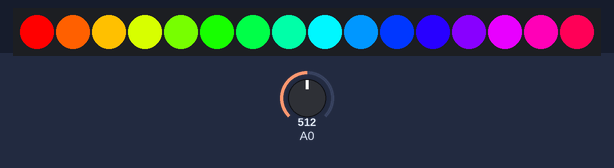
Bench run of a sketch on a simulated Arduino Uno, built with avr-gcc and run on an emulated ATmega328P. Parts: 16 RGB LEDs in strip order, left to right. The inputs (shaded band) are chosen by the test bench; at power-on: A0 = 512.

Above: at 1.2 s.
1.3 s: A0 set to 499
3.2 s: A0 set to 471
At 3.9 s:
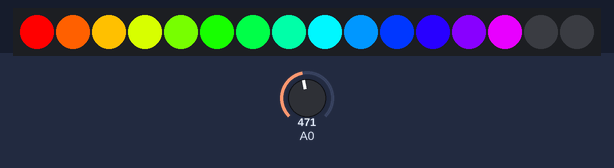
5.1 s: A0 set to 435
7.0 s: A0 set to 306
At 8.4 s:
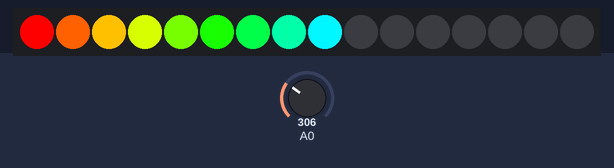
8.9 s: A0 set to 122
At 10.2 s:
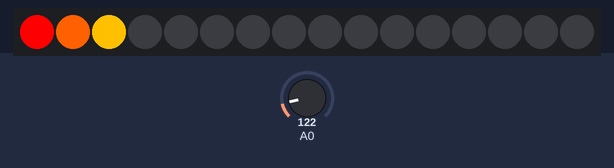
10.8 s: A0 set to 90
At 20.0 s:
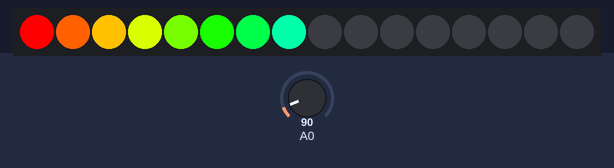
Timing chart, 0 to 20.8 s (numbered marks = the images above; inputs shaded):
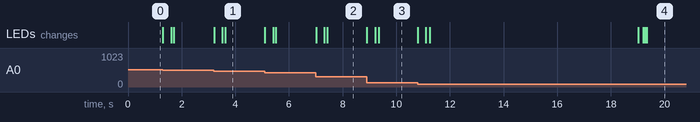

The sketch:

burning_stark.ino
```cpp
#include <Adafruit_NeoPixel.h>
#include "WS2812_Definitions.h"

#define LED_PIN 4
#define LED_COUNT 16
#define MAX_VOLUME_BASELINE 100
#define SELF_HEALING_THRESHOLD 1000 * 10
#define SELF_HEALING_STEP 50

Adafruit_NeoPixel leds = Adafruit_NeoPixel(LED_COUNT, LED_PIN, NEO_GRB + NEO_KHZ800);
int maxVolume = MAX_VOLUME_BASELINE;
unsigned long lastTimeWeHitMid = 0;

void setup() {
  Serial.begin(9600);
  leds.begin();
  clearLEDs();
  leds.show();
}

void loop() {
  int volumeValue = analogRead(0);   //connect mic sensor to Analog 0
  if(volumeValue > maxVolume) {
    maxVolume = volumeValue;
  }

  int numLEDsToLight = map(volumeValue, 0, maxVolume, 0, LED_COUNT);
  // Self healing code
  if(numLEDsToLight >= LED_COUNT/2) {
    lastTimeWeHitMid = millis();
  }

  // If we haven't hit the middle of the LED in a while, decrease max value
  if(lastTimeWeHitMid > 0 && (millis() - lastTimeWeHitMid > SELF_HEALING_THRESHOLD)) {
    if (maxVolume > MAX_VOLUME_BASELINE + SELF_HEALING_STEP) {
      maxVolume = maxVolume - SELF_HEALING_STEP;
      delay(50);
    }
  }


  // Call the light up function
  visualizeSound(numLEDsToLight);

  delay(10); // Small delay for visual smoothness

}

void visualizeSound(int ledsToLight) {
  int rainbowScale = 192 / LED_COUNT;
  for(int i=0; i< LED_COUNT; i++) {
    if(i < ledsToLight) {
      leds.setPixelColor(i, rainbowOrder((rainbowScale * (i)) % 192));  // You can set any color here
    } else {
      // Apply a fade effect to the LEDs. This will dim them instead of turning them off instantly.
      uint32_t currentColor = leds.getPixelColor(i);
      int currentRed = (currentColor >> 16) & 0xFF;
      int currentGreen = (currentColor >> 8) & 0xFF;
      int currentBlue = currentColor & 0xFF;

      leds.setPixelColor(i, leds.Color(currentRed * 0.9, currentGreen * 0.9, currentBlue * 0.9));
    }
  }

  leds.show();
}

// Sets all LEDs to off, but DOES NOT update the display;
// call leds.show() to actually turn them off after this.
void clearLEDs()
{
  for (int i=0; i<LED_COUNT; i++)
  {
    leds.setPixelColor(i, 0);
  }
}

// Prints a rainbow on the ENTIRE LED strip.
//  The rainbow begins at a specified position.
// ROY G BIV!
void rainbow(byte startPosition)
{
  // Need to scale our rainbow. We want a variety of colors, even if there
  // are just 10 or so pixels.
  int rainbowScale = 192 / LED_COUNT;

  // Next we setup each pixel with the right color
  for (int i=0; i<LED_COUNT; i++)
  {
    // There are 192 total colors we can get out of the rainbowOrder function.
    // It'll return a color between red->orange->green->...->violet for 0-191.
    leds.setPixelColor(i, rainbowOrder((rainbowScale * (i + startPosition)) % 192));
  }
  // Finally, actually turn the LEDs on:
  leds.show();
}

// Input a value 0 to 191 to get a color value.
// The colors are a transition red->yellow->green->aqua->blue->fuchsia->red...
//  Adapted from Wheel function in the Adafruit_NeoPixel library example sketch
uint32_t rainbowOrder(byte position)
{
  // 6 total zones of color change:
  if (position < 31)  // Red -> Yellow (Red = FF, blue = 0, green goes 00-FF)
  {
    return leds.Color(0xFF, position * 8, 0);
  }
  else if (position < 63)  // Yellow -> Green (Green = FF, blue = 0, red goes FF->00)
  {
    position -= 31;
    return leds.Color(0xFF - position * 8, 0xFF, 0);
  }
  else if (position < 95)  // Green->Aqua (Green = FF, red = 0, blue goes 00->FF)
  {
    position -= 63;
    return leds.Color(0, 0xFF, position * 8);
  }
  else if (position < 127)  // Aqua->Blue (Blue = FF, red = 0, green goes FF->00)
  {
    position -= 95;
    return leds.Color(0, 0xFF - position * 8, 0xFF);
  }
  else if (position < 159)  // Blue->Fuchsia (Blue = FF, green = 0, red goes 00->FF)
  {
    position -= 127;
    return leds.Color(position * 8, 0, 0xFF);
  }
  else  //160 <position< 191   Fuchsia->Red (Red = FF, green = 0, blue goes FF->00)
  {
    position -= 159;
    return leds.Color(0xFF, 0x00, 0xFF - position * 8);
  }
}
```

WS2812_Definitions.h
```cpp
/*
  Bunches of definitions for the WS2812 Breakout Board example code

*/

// These are for the cascade function
#define TOP_DOWN 0
#define DOWN_TOP 1

/* A world of colors to set your LED to
  Standard HTML Color Codes sorted by Hex Value
    to see the colors in action, check out:
   http://www.w3schools.com/html/html_colorvalues.asp */

#define BLACK			0x000000
#define NAVY			0x000080
#define DARKBLUE		0x00008B
#define MEDIUMBLUE		0x0000CD
#define BLUE			0x0000FF
#define DARKGREEN		0x006400
#define GREEN			0x008000
#define TEAL			0x008080
#define DARKCYAN		0x008B8B
#define DEEPSKYBLUE		0x00BFFF
#define DARKTURQUOISE		0x00CED1
#define MEDIUMSPRINGGREEN	0x00FA9A
#define LIME			0x00FF00
#define SPRINGGREEN		0x00FF7F
#define AQUA			0x00FFFF
#define CYAN			0x00FFFF
#define MIDNIGHTBLUE		0x191970
#define DODGERBLUE		0x1E90FF
#define LIGHTSEAGREEN		0x20B2AA
#define FORESTGREEN		0x228B22
#define SEAGREEN		0x2E8B57
#define DARKSLATEGRAY		0x2F4F4F
#define LIMEGREEN		0x32CD32
#define MEDIUMSEAGREEN		0x3CB371
#define TURQUOISE		0x40E0D0
#define ROYALBLUE		0x4169E1
#define STEELBLUE		0x4682B4
#define DARKSLATEBLUE		0x483D8B
#define MEDIUMTURQUOISE		0x48D1CC
#define INDIGO 			0x4B0082
#define DARKOLIVEGREEN		0x556B2F
#define CADETBLUE		0x5F9EA0
#define CORNFLOWERBLUE		0x6495ED
#define MEDIUMAQUAMARINE	0x66CDAA
#define DIMGRAY			0x696969
#define SLATEBLUE		0x6A5ACD
#define OLIVEDRAB		0x6B8E23
#define SLATEGRAY		0x708090
#define LIGHTSLATEGRAY		0x778899
#define MEDIUMSLATEBLUE		0x7B68EE
#define LAWNGREEN		0x7CFC00
#define CHARTREUSE		0x7FFF00
#define AQUAMARINE		0x7FFFD4
#define MAROON			0x800000
#define PURPLE			0x800080
#define OLIVE			0x808000
#define GRAY			0x808080
#define SKYBLUE			0x87CEEB
#define LIGHTSKYBLUE		0x87CEFA
#define BLUEVIOLET		0x8A2BE2
#define DARKRED			0x8B0000
#define DARKMAGENTA		0x8B008B
#define SADDLEBROWN		0x8B4513
#define DARKSEAGREEN		0x8FBC8F
#define LIGHTGREEN		0x90EE90
#define MEDIUMPURPLE		0x9370DB
#define DARKVIOLET		0x9400D3
#define PALEGREEN		0x98FB98
#define DARKORCHID		0x9932CC
#define YELLOWGREEN		0x9ACD32
#define SIENNA			0xA0522D
#define BROWN			0xA52A2A
#define DARKGRAY		0xA9A9A9
#define LIGHTBLUE		0xADD8E6
#define GREENYELLOW		0xADFF2F
#define PALETURQUOISE	        0xAFEEEE
#define LIGHTSTEELBLUE		0xB0C4DE
#define POWDERBLUE		0xB0E0E6
#define FIREBRICK		0xB22222
#define DARKGOLDENROD		0xB8860B
#define MEDIUMORCHID		0xBA55D3
#define ROSYBROWN		0xBC8F8F
#define DARKKHAKI		0xBDB76B
#define SILVER			0xC0C0C0
#define MEDIUMVIOLETRED	        0xC71585
#define INDIANRED 		0xCD5C5C
#define PERU			0xCD853F
#define CHOCOLATE		0xD2691E
#define TAN			0xD2B48C
#define LIGHTGRAY		0xD3D3D3
#define THISTLE			0xD8BFD8
#define ORCHID			0xDA70D6
#define GOLDENROD		0xDAA520
#define PALEVIOLETRED		0xDB7093
#define CRIMSON			0xDC143C
#define GAINSBORO		0xDCDCDC
#define PLUM			0xDDA0DD
#define BURLYWOOD		0xDEB887
#define LIGHTCYAN		0xE0FFFF
#define LAVENDER		0xE6E6FA
#define DARKSALMON		0xE9967A
#define VIOLET			0xEE82EE
#define PALEGOLDENROD		0xEEE8AA
#define LIGHTCORAL		0xF08080
#define KHAKI			0xF0E68C
#define ALICEBLUE		0xF0F8FF
#define HONEYDEW		0xF0FFF0
#define AZURE			0xF0FFFF
#define SANDYBROWN		0xF4A460
#define WHEAT			0xF5DEB3
#define BEIGE			0xF5F5DC
#define WHITESMOKE		0xF5F5F5
#define MINTCREAM		0xF5FFFA
#define GHOSTWHITE		0xF8F8FF
#define SALMON			0xFA8072
#define ANTIQUEWHITE		0xFAEBD7
#define LINEN			0xFAF0E6
#define LIGHTGOLDENRODYELLOW	0xFAFAD2
#define OLDLACE			0xFDF5E6
#define RED			0xFF0000
#define FUCHSIA			0xFF00FF
#define MAGENTA			0xFF00FF
#define DEEPPINK		0xFF1493
#define ORANGERED		0xFF4500
#define TOMATO			0xFF6347
#define HOTPINK			0xFF69B4
#define CORAL			0xFF7F50
#define DARKORANGE		0xFF8C00
#define LIGHTSALMON		0xFFA07A
#define ORANGE			0xFFA500
#define LIGHTPINK		0xFFB6C1
#define PINK			0xFFC0CB
#define GOLD			0xFFD700
#define PEACHPUFF		0xFFDAB9
#define NAVAJOWHITE		0xFFDEAD
#define MOCCASIN		0xFFE4B5
#define BISQUE			0xFFE4C4
#define MISTYROSE		0xFFE4E1
#define BLANCHEDALMOND		0xFFEBCD
#define PAPAYAWHIP		0xFFEFD5
#define LAVENDERBLUSH		0xFFF0F5
#define SEASHELL		0xFFF5EE
#define CORNSILK		0xFFF8DC
#define LEMONCHIFFON		0xFFFACD
#define FLORALWHITE		0xFFFAF0
#define SNOW			0xFFFAFA
#define YELLOW			0xFFFF00
#define LIGHTYELLOW		0xFFFFE0
#define IVORY			0xFFFFF0
#define WHITE			0xFFFFFF
```

Measured:
- the behaviour switches between 480 and 479 on A0 (found by bisection; images 0 and 1)
